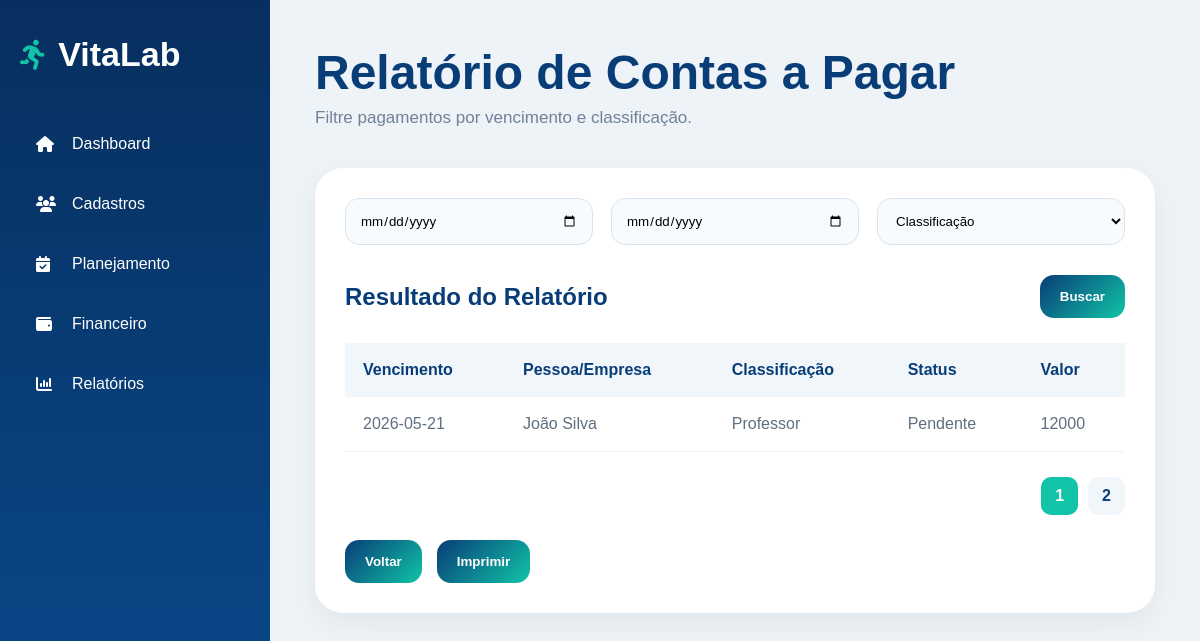
Screenshot of /relatorio-contas-pagar with the database file from the repository.
### tables this page shows
CREATE TABLE contas_pagar (
    id INTEGER PRIMARY KEY AUTOINCREMENT,
    data_vencimento TEXT,
    valor TEXT,
    cadastro_id INTEGER,
    classificacao TEXT,
    status TEXT,
    observacoes TEXT,
    FOREIGN KEY (cadastro_id) REFERENCES cadastros(id)
);

CREATE TABLE cadastros (
    id INTEGER PRIMARY KEY AUTOINCREMENT,
    tipo TEXT NOT NULL,
    status TEXT NOT NULL,

    razao_social TEXT,
    nome_fantasia TEXT,
    cnpj TEXT,
    inscricao_estadual TEXT,
    endereco TEXT,
    contato_responsavel TEXT,
    email TEXT,
    data_inicio_contrato TEXT,
    data_renovacao_contrato TEXT,
    valor_mensal TEXT,
    dia_pagamento TEXT,
    horarios_aulas TEXT,
    professor_responsavel TEXT,
    dados_pagamento TEXT,
    quantidade_alunos TEXT,

    nome_professor TEXT,
    cpf TEXT,
    registro_mei TEXT,
    registro_cref TEXT,
    empresas_vinculadas TEXT,
    valor_pagamento TEXT
, professor_responsavel_id INTEGER);

### app.py (the view)
@app.route("/relatorio-contas-pagar")
def relatorio_contas_pagar():
    data_inicio = request.args.get("data_inicio", "")
    data_fim = request.args.get("data_fim", "")
    classificacao = request.args.get("classificacao", "")
    query = """
        SELECT
            contas_pagar.data_vencimento,
            contas_pagar.valor,
            contas_pagar.classificacao,
            contas_pagar.status,
            cadastros.nome_fantasia,
            cadastros.nome_professor

        FROM contas_pagar

        LEFT JOIN cadastros
            ON contas_pagar.cadastro_id = cadastros.id

        WHERE 1=1
    """
    parametros = []
    if data_inicio:
        query += " AND contas_pagar.data_vencimento >= ?"
        parametros.append(data_inicio)
    if data_fim:
        query += " AND contas_pagar.data_vencimento <= ?"
        parametros.append(data_fim)
    if classificacao:
        query += " AND contas_pagar.classificacao = ?"
        parametros.append(classificacao)
    query += " ORDER BY contas_pagar.data_vencimento"
    conexao = conectar_banco()
    contas = conexao.execute(query, parametros).fetchall()
    conexao.close()
    return render_template(
        "relatorio-contas-pagar.html",
        contas=contas
    )

### app.py (called while the page is built)
def conectar_banco():
    conexao = sqlite3.connect("vitalab.db")
    conexao.row_factory = sqlite3.Row
    return conexao

### templates/relatorio-contas-pagar.html (shortened to what this page needs)
<!DOCTYPE html>
<html lang="pt-br">
<head>
<link rel="stylesheet" href="{{ url_for('static', filename='style.css') }}">
<link rel="stylesheet" href="https://cdnjs.cloudflare.com/ajax/libs/font-awesome/6.5.1/css/all.min.css">
</head>
<body class="system-page">
<div class="sidebar">
    <div class="sidebar-logo"><i class="fa-solid fa-person-running"></i><h2>VitaLab</h2></div>
    <ul class="sidebar-menu">
        <li><a href="/dashboard"><i class="fa-solid fa-house"></i>Dashboard</a></li>
        <li><a href="/cadastros"><i class="fa-solid fa-users"></i>Cadastros</a></li>
        <li><a href="/planejamento"><i class="fa-solid fa-calendar-check"></i>Planejamento</a></li>
        <li><a href="/financeiro"><i class="fa-solid fa-wallet"></i>Financeiro</a></li>
        <li><a href="/relatorios"><i class="fa-solid fa-chart-column"></i>Relatórios</a></li>
    </ul>
</div>
<div class="content-area">
    <div class="topbar">
        <h1>Relatório de Contas a Pagar</h1>
        <p>Filtre pagamentos por vencimento e classificação.</p>
    </div>
    <div class="table-card">
        <form method="GET" action="/relatorio-contas-pagar">
            <div class="filters-grid">
                <input type="date" name="data_inicio" title="Vencimento inicial">
                <input type="date" name="data_fim" title="Vencimento final">
                <select name="classificacao">
                    <option value="">Classificação</option>
                </select>
            </div>
            <div class="table-header">
                <h2>Resultado do Relatório</h2>
                <div class="header-actions">
                    <button type="submit" class="secondary-button">
                        Buscar
                    </button>
                </div>
            </div>
        </form>
        <div class="table-wrapper">
            <table>
                <thead>
                    <tr>
                        <th>Vencimento</th>
                        <th>Pessoa/Empresa</th>
                        <th>Classificação</th>
                        <th>Status</th>
                        <th>Valor</th>
                    </tr>
                </thead>
                <tbody>
                    {% for conta in contas %}
                    <tr>
                        <td>{{ conta['data_vencimento'] or '' }}</td>
                        <td>
                            {% if conta['nome_fantasia'] %}
                                {{ conta['nome_fantasia'] }}
                            {% else %}
                                {{ conta['nome_professor'] or '' }}
                            {% endif %}
                        </td>
                        <td>{{ conta['classificacao'] or '' }}</td>
                        <td>{{ conta['status'] or '' }}</td>
                        <td>{{ conta['valor'] or '' }}</td>
                    </tr>
                    {% endfor %}
                </tbody>
            </table>
        </div>
        <div class="pagination">
            <span class="active-page">1</span>
            <a href="#">2</a>
        </div>
        <div class="action-buttons">
            <a href="/relatorios"><button class="secondary-button">Voltar</button></a>
            <button class="secondary-button" onclick="window.print()">Imprimir</button>
        </div>
    </div>
</div>
</body>
</html>

### static/style.css (style rules this page uses)
* { margin: 0; padding: 0; box-sizing: border-box; font-family: Arial, Helvetica, sans-serif; }
body { background: #eef3f8; }
a { text-decoration: none; }
.system-page { min-height: 100vh; display: flex; background: #eef3f8; }
.sidebar { width: 270px; min-height: 100vh; background: linear-gradient(180deg, #072f5f, #0a4b8f); padding: 35px 20px; }
.sidebar-logo { display: flex; align-items: center; color: white; margin-bottom: 45px; }
.sidebar-logo i { font-size: 30px; margin-right: 12px; color: #11c4a7; }
.sidebar-logo h2 { font-size: 34px; }
.sidebar-menu { list-style: none; }
.sidebar-menu li { margin-bottom: 10px; }
.sidebar-menu a { display: flex; align-items: center; padding: 16px; border-radius: 16px; color: white; font-weight: 500; }
.sidebar-menu i { width: 24px; margin-right: 12px; }
.content-area { flex: 1; padding: 45px; }
.topbar { margin-bottom: 40px; }
.topbar h1 { color: #083d77; font-size: 48px; margin-bottom: 8px; }
.topbar p { color: #708198; font-size: 17px; }
.table-card { background:white; border-radius:28px; padding:30px; box-shadow:0 10px 30px rgba(0,0,0,0.06); }
.filters-grid { display:grid; grid-template-columns:repeat(auto-fit,minmax(220px,1fr)); gap:18px; margin-bottom:30px; }
.filters-grid input, .filters-grid select { padding:14px; border-radius:14px; border:1px solid #d9e4ef; background:#f8fbfd; outline:none; }
.table-header { display:flex; justify-content:space-between; align-items:center; margin-bottom:25px; }
.table-header h2 { color:#083d77; }
.secondary-button { border:none; padding:14px 20px; border-radius:14px; background:linear-gradient(135deg,#083d77,#11c4a7); color:white; cursor:pointer; font-weight:bold; }
.table-wrapper { overflow-x:auto; }
table { width:100%; border-collapse:collapse; }
th { background:#f1f6fb; color:#083d77; padding:18px; text-align:left; }
td { padding:18px; border-bottom:1px solid #edf2f7; color:#5f6f81; }
.action-buttons { margin-top:30px; display:flex; gap:15px; }
.action-buttons { display:flex; gap:15px; margin-top:25px; }
.pagination { display:flex; justify-content:flex-end; align-items:center; gap:10px; margin-top:25px; }
.pagination span, .pagination a { padding:10px 14px; border-radius:10px; background:#f1f6fb; color:#083d77; font-weight:bold; }
.pagination .active-page { background:#11c4a7; color:white; }
.header-actions { display: flex; gap: 12px; align-items: center; }

### rows the page displays
contas_pagar: data_vencimento "2026-05-21", nome_professor "João Silva", classificacao "Professor", status "Pendente", valor "12000"
